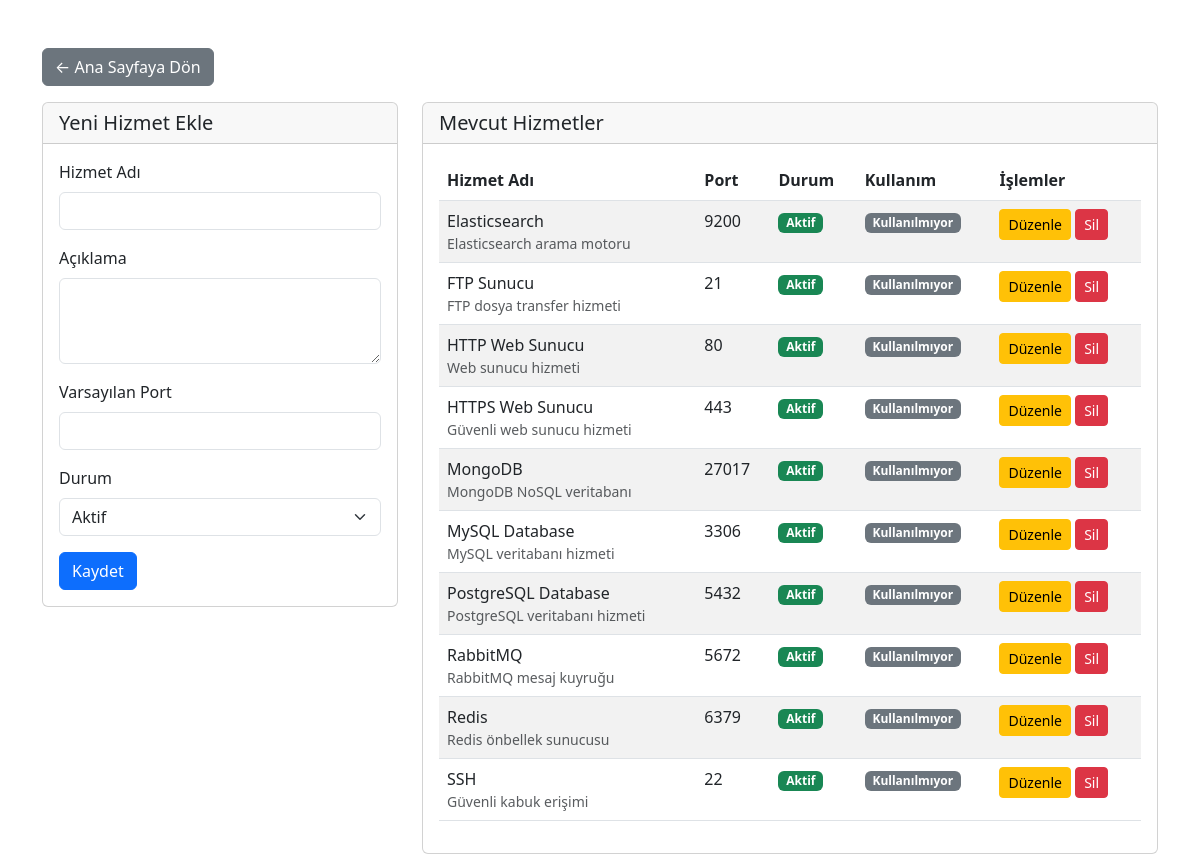
Screenshot of /hizmet_ekle.php with the database file from the repository.
### tables this page shows
CREATE TABLE IF NOT EXISTS hizmetler (
    id INT AUTO_INCREMENT PRIMARY KEY,
    hizmet_adi VARCHAR(100) NOT NULL,
    aciklama TEXT,
    port VARCHAR(10),
    durum ENUM('Aktif', 'Pasif') DEFAULT 'Aktif',
    olusturma_tarihi TIMESTAMP DEFAULT CURRENT_TIMESTAMP
);

### hizmet_ekle.php (the view, shortened to what this page needs)
<?php
require_once 'config/database.php';
$duzenle_mod = false;
$hizmet = null;
$sql = "SELECT h.*,
        (SELECT COUNT(*) FROM sanal_sunucu_hizmetler WHERE hizmet_id = h.id) as kullanim_sayisi
        FROM hizmetler h
        ORDER BY h.hizmet_adi";
$result = mysqli_query($conn, $sql);
?>
<!DOCTYPE html>
<html lang="tr">
<head>
    <link href="https://cdn.jsdelivr.net/npm/bootstrap@5.3.0/dist/css/bootstrap.min.css" rel="stylesheet">
</head>
<body>
    <div class="container mt-5">
        <div class="mb-3">
            <a href="index.php" class="btn btn-secondary">← Ana Sayfaya Dön</a>
        </div>
        <div class="row">
            <div class="col-md-4">
                <div class="card">
                    <div class="card-header">
                        <h2 class="card-title h5 mb-0">
                            <?php echo $duzenle_mod ? 'Hizmet Düzenle' : 'Yeni Hizmet Ekle'; ?>
                        </h2>
                    </div>
                    <div class="card-body">
                        <form method="POST">
                            <div class="mb-3">
                                <label for="hizmet_adi" class="form-label">Hizmet Adı</label>
                                <input type="text" class="form-control" id="hizmet_adi" name="hizmet_adi"
                                       value="<?php echo $duzenle_mod ? $hizmet['hizmet_adi'] : ''; ?>" required>
                            </div>
                            <div class="mb-3">
                                <label for="aciklama" class="form-label">Açıklama</label>
                                <textarea class="form-control" id="aciklama" name="aciklama" rows="3"><?php echo $duzenle_mod ? $hizmet['aciklama'] : ''; ?></textarea>
                            </div>
                            <div class="mb-3">
                                <label for="port" class="form-label">Varsayılan Port</label>
                                <input type="text" class="form-control" id="port" name="port"
                                       value="<?php echo $duzenle_mod ? $hizmet['port'] : ''; ?>">
                            </div>
                            <div class="mb-3">
                                <label for="durum" class="form-label">Durum</label>
                                <select class="form-select" id="durum" name="durum">
                                    <option value="Aktif" <?php echo ($duzenle_mod && $hizmet['durum'] == 'Aktif') ? 'selected' : ''; ?>>Aktif</option>
                                </select>
                            </div>
                            <button type="submit" class="btn btn-primary">
                                <?php echo $duzenle_mod ? 'Güncelle' : 'Kaydet'; ?>
                            </button>
                        </form>
                    </div>
                </div>
            </div>
            <div class="col-md-8">
                <div class="card">
                    <div class="card-header">
                        <h2 class="card-title h5 mb-0">Mevcut Hizmetler</h2>
                    </div>
                    <div class="card-body">
                        <div class="table-responsive">
                            <table class="table table-striped">
                                <thead>
                                    <tr>
                                        <th>Hizmet Adı</th>
                                        <th>Port</th>
                                        <th>Durum</th>
                                        <th>Kullanım</th>
                                        <th>İşlemler</th>
                                    </tr>
                                </thead>
                                <tbody>
                                    <?php while ($row = mysqli_fetch_assoc($result)): ?>
                                        <tr>
                                            <td>
                                                <?php echo htmlspecialchars($row['hizmet_adi']); ?>
                                                <?php if ($row['aciklama']): ?>
                                                    <small class="d-block text-muted"><?php echo htmlspecialchars($row['aciklama']); ?></small>
                                                <?php endif; ?>
                                            </td>
                                            <td><?php echo $row['port'] ?: '-'; ?></td>
                                            <td>
                                                <span class="badge <?php echo $row['durum'] == 'Aktif' ? 'bg-success' : 'bg-secondary'; ?>">
                                                    <?php echo $row['durum']; ?>
                                                </span>
                                            </td>
                                            <td>
                                                <?php if ($row['kullanim_sayisi'] > 0): ?>
                                                    <span class="badge bg-info"><?php echo $row['kullanim_sayisi']; ?> sunucu</span>
                                                <?php else: ?>
                                                    <span class="badge bg-secondary">Kullanılmıyor</span>
                                                <?php endif; ?>
                                            </td>
                                            <td>
                                                <a href="hizmet_ekle.php?id=<?php echo $row['id']; ?>" class="btn btn-warning btn-sm">Düzenle</a>
                                                <?php if ($row['kullanim_sayisi'] == 0): ?>
                                                    <a href="hizmet_sil.php?id=<?php echo $row['id']; ?>"
                                                       class="btn btn-danger btn-sm"
                                                       onclick="return confirm('Bu hizmeti silmek istediğinize emin misiniz?')">Sil</a>
                                                <?php endif; ?>
                                            </td>
                                        </tr>
                                    <?php endwhile; ?>
                                </tbody>
                            </table>
                        </div>
                    </div>
                </div>
            </div>
        </div>
    </div>
</body>
</html>

### rows the page displays
hizmetler: hizmet_adi "Elasticsearch", aciklama "Elasticsearch arama motoru", port "9200", durum "Aktif"
hizmetler: hizmet_adi "FTP Sunucu", aciklama "FTP dosya transfer hizmeti", port "21", durum "Aktif"
hizmetler: hizmet_adi "HTTP Web Sunucu", aciklama "Web sunucu hizmeti", port "80", durum "Aktif"
hizmetler: hizmet_adi "HTTPS Web Sunucu", aciklama "Güvenli web sunucu hizmeti", port "443", durum "Aktif"
hizmetler: hizmet_adi "MongoDB", aciklama "MongoDB NoSQL veritabanı", port "27017", durum "Aktif"
hizmetler: hizmet_adi "MySQL Database", aciklama "MySQL veritabanı hizmeti", port "3306", durum "Aktif"
hizmetler: hizmet_adi "PostgreSQL Database", aciklama "PostgreSQL veritabanı hizmeti", port "5432", durum "Aktif"
hizmetler: hizmet_adi "RabbitMQ", aciklama "RabbitMQ mesaj kuyruğu", port "5672", durum "Aktif"
hizmetler: hizmet_adi "Redis", aciklama "Redis önbellek sunucusu", port "6379", durum "Aktif"
hizmetler: hizmet_adi "SSH", aciklama "Güvenli kabuk erişimi", port "22", durum "Aktif"
